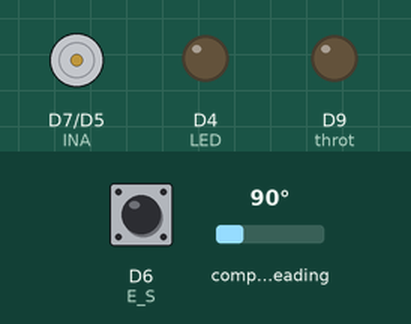
Simulated run of this sketch. Board: Arduino Zero (SAMD21). Shown: motor-driver pin pairs drawn as motors (green arrow = first pin HIGH = forward, orange = second pin HIGH = backward, longer = more drive, scaled by the enable pin), output pins drawn as LEDs (lit = HIGH). The test bench sets the inputs (shaded band); at power-on: D6 (E_S) HIGH, compass heading 90°. What the sketch prints to the serial monitor is not drawn.

Above: at 1.2 s.
1.3 s: D6 (E_S) pulled LOW for 0.15 s
At 2.3 s:
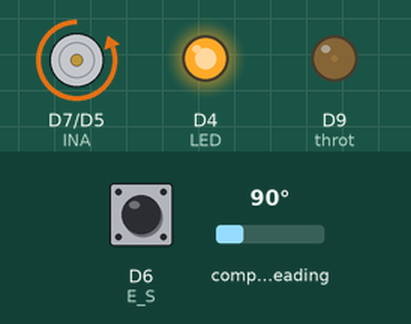
2.9 s: compass heading set to 7°
At 4.1 s:
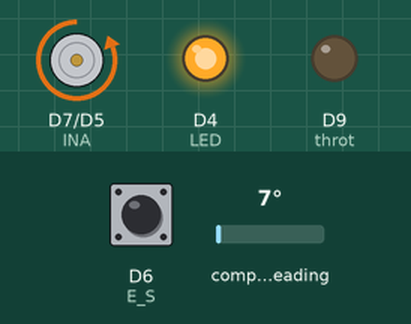
4.4 s: compass heading set to 269°
At 5.5 s:
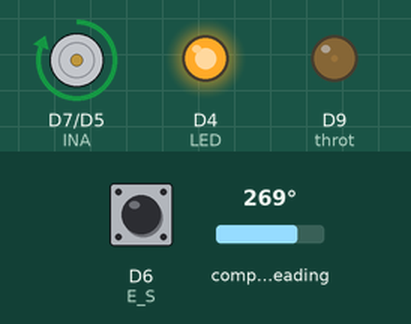
5.9 s: D6 (E_S) pulled LOW for 1 s
At 7.3 s:
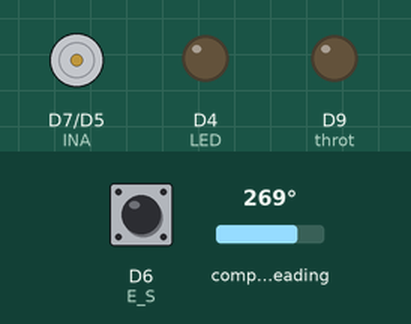
8.4 s: D6 (E_S) pulled LOW for 3.2 s
At 9.7 s:
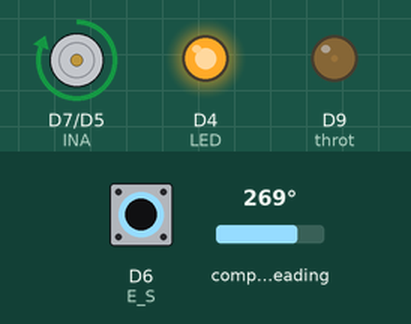
Timing chart, 0 to 11.4 s (numbered marks = the images above; inputs shaded):
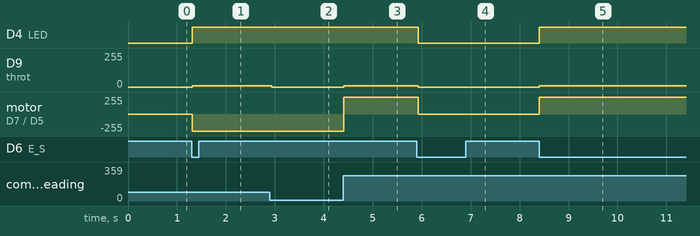

The sketch:

ROBOT_MOTOR_AS5600.ino
```cpp
#include <Wire.h>
#include <AS5600.h>
#ifdef ARDUINO_SAMD_VARIANT_COMPLIANCE
  #define SERIAL SerialUSB
  #define SYS_VOL   3.3
#else
  #define SERIAL Serial
  #define SYS_VOL   5
#endif

AMS_5600 ams5600;

int ang, lang = 0;

#include <SPI.h>
#include <mcp2515.h>

struct can_frame canMsg;
MCP2515 mcp2515(10);

int sine;
int many;
int sense;


#define LED 4
#define E_S 6
#define POT_W A0
#define POT A2
#define INA 7
#define INB 5
#define throt 9

int EN = 8;

float convertRawAngleToDegrees(word newAngle)
{
  /* Raw data reports 0 - 4095 segments, which is 0.087 of a degree */
  float retVal = newAngle * 0.087;
  ang = retVal;
  return ang;
}


//this is to detect falling edge of the push button

int state, prevstate = 1;
int throttle = 120;
int ENA = 0;
int count;

void FALL_DETECT(){
  if(count == 1){
    state = digitalRead(6);
    count = 0;
    if(state == 0){
      if(prevstate == 1){
        ENA = !ENA;
        digitalWrite(LED, ENA);
      }
    }
    prevstate = state;
  }
  count++;
}

//------------------------------------------------
//-Motor control with hardware connection---------

void motorGo(int EN, int duty){
  if(EN){
    if(duty > 0){
      digitalWrite(INA, HIGH);
      digitalWrite(INB, LOW);
      if(duty < 255){
        throttle = duty;
      }
      else{
        throttle = 255;
      }
    }
    else{
      digitalWrite(INA, LOW);
      digitalWrite(INB, HIGH);
      if(duty > -255){
        throttle = -duty;
      }
      else{
        throttle = 255;
      }
    }
    analogWrite(throt, throttle);
  }
  else{
    digitalWrite(INA, LOW);
    digitalWrite(INB, LOW);
    analogWrite(throt, 0);
  }
}

//----------------------------------------------------------------

//P controller: firstly I put and extremly high P (10 factor (the system was constantly oscillating) than Max forced me into wisdom and I tried P = 0.1 (there us offset but at least
//the system can be consider compos mentis)
//P controL, on which I added a D term to add some damping. D term is easy (and honestly, I am wondering is it's really usefull)
// I then add the wonderful idea to add I term. The integral controller is a very naughty boy who turned nut the servo control.


double request;
double K = 0.1;
unsigned long previousTime, currentTime;
double elapsedTime;
double delta, lastError;
double KD = 0.05;
double KI = 0; // O, I was tired of seeing my system go crazy
double rateError;
double cumError;
void P_CONT(double deg, double targ){
  previousTime = currentTime;
  currentTime = millis();
  elapsedTime = (double) currentTime - previousTime;
  lastError = delta;
  delta = targ-deg;
  rateError = (delta - lastError)/elapsedTime;
  cumError += delta * elapsedTime;
  request = K*delta + KD*rateError + cumError*KI;
  throttle = (int) request;
  motorGo(ENA, throttle);  //call the motor function
}


//--------------------------------------------------------------------------------

//We add an angular feedback in the shape if a SAW. It was a pain in the ass, to use this angular mesurement in our controller (clogged non stop), So I decided to
//turn this periodic saw signal into an endless lign through (x, y) plane.
//double ang;
double ang_prev;
double ang_now;
double delta_ang;
double TOTAL;

double turnNum;
double inter;

void SUM(double s1, double s2){
  double diff = s2-s1;
  double inter;
  if(abs(diff)<250){
    TOTAL += diff;
  }
  else{
    if(diff < 0){
      inter = 360-s1+s2;
    }
    else{
      inter = -(360-s2+s1);
    }
    TOTAL += inter;
  }
}

//---------------------------------------------------------------------------------------------

double Target;

void setup() {
  // put your setup code here, to run once:
Serial.begin(9600);

pinMode(LED, OUTPUT);
pinMode(INA, OUTPUT);
pinMode(INB, OUTPUT);
pinMode(EN, OUTPUT);
pinMode(throt, OUTPUT);
pinMode(E_S, INPUT_PULLUP);
digitalWrite(EN, HIGH);
digitalWrite(LED, LOW);


//IC2 encoder librairy setup----------------------------------------------------------------------------------

Wire.begin();
  Serial.println(">>>>>>>>>>>>>>>>>>>>>>>>>>> ");
  if(ams5600.detectMagnet() == 0 ){
    while(1){
        if(ams5600.detectMagnet() == 1 ){
            SERIAL.print("Current Magnitude: ");
            SERIAL.println(ams5600.getMagnitude());
            break;
        }
        else{
            SERIAL.println("Can not detect magnet");
        }
        delay(1000);
    }
  }

//------------------------------------------------------------------------------------------------
//CAN BUS SETUP

  mcp2515.reset();
  mcp2515.setBitrate(CAN_125KBPS);
  mcp2515.setNormalMode();

  Serial.println("------- CAN Read ----------");
  Serial.println("ID  DLC   DATA");

  //---------------------------------------------
}

void loop() {
  // put your main code here, to run repeatedly:


 //---This function retreives the DATA send by the can BUS, SPEED order, SENSE order.
  if (mcp2515.readMessage(&canMsg) == MCP2515::ERROR_OK) {
    many = canMsg.data[0];
    sine = canMsg.data[1];
  }

  if(sine == 2){
    sense = -1;
  }
  else if(sine == 1){
    sense = 1;
  }
 //-------------------------------------------------------------------------------
 //----
 FALL_DETECT(); //SAFETY DETECT

 convertRawAngleToDegrees(ams5600.getRawAngle());
 ang_prev = ang_now;
 ang_now = ang;
 SUM(ang_prev, ang_now);

 P_CONT(TOTAL, Target);
 Target += sense*many;  //creates a ramp input (higher many is
 /*Serial.print("   angle    :");
 Serial.print(ang);
 Serial.print("   Targ    :");
 Serial.print(Target);
 Serial.print("   angle diff   :");
 Serial.println(TOTAL);*/
 Serial.print("  sine  ");
 Serial.print(sine);
 Serial.print("   Targ    :");
 Serial.print(Target);
 Serial.print(" many ");
 Serial.println(many);
 delay(50);
}
```

Measured:
- after the input at 1.3 s, D4 (LED): LOW → HIGH at once; D9 (throt): 0/255 → 8/255 at once; motor on D7 (INA) / D5 (INB): stopped → backward 255/255 at once
- after the input at 2.9 s, D9 (throt): 8/255 → 0/255 at once
- after the input at 4.4 s, D9 (throt): 0/255 → 9/255 at once; motor on D7 (INA) / D5 (INB): backward 255/255 → forward 255/255 at once
- after the input at 5.9 s, D4 (LED): HIGH → LOW at once; D9 (throt): 9/255 → 0/255 at once; motor on D7 (INA) / D5 (INB): forward 255/255 → stopped at once
- after the input at 8.4 s, D4 (LED): LOW → HIGH at once; D9 (throt): 0/255 → 9/255 at once; motor on D7 (INA) / D5 (INB): stopped → forward 255/255 at once
